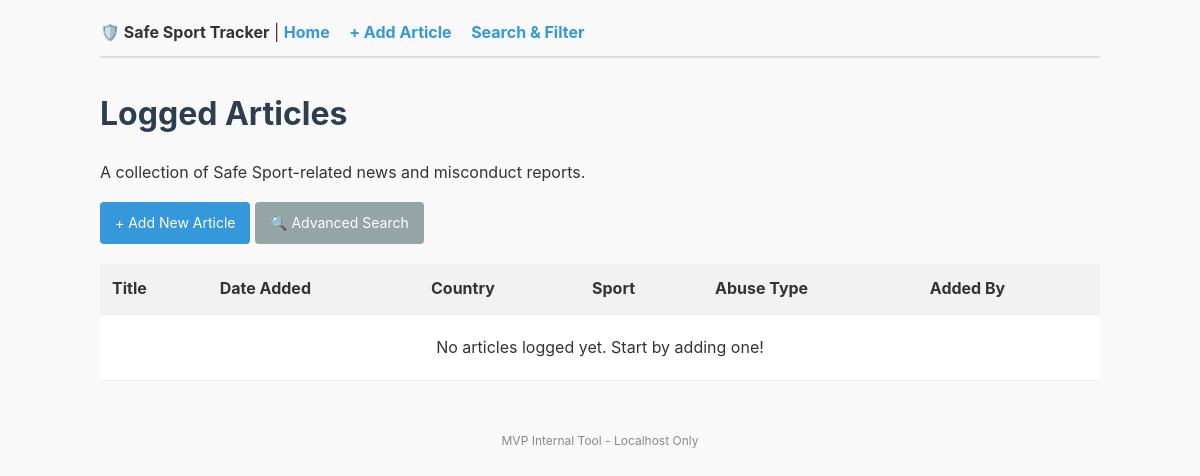
Before: / with the older database file.
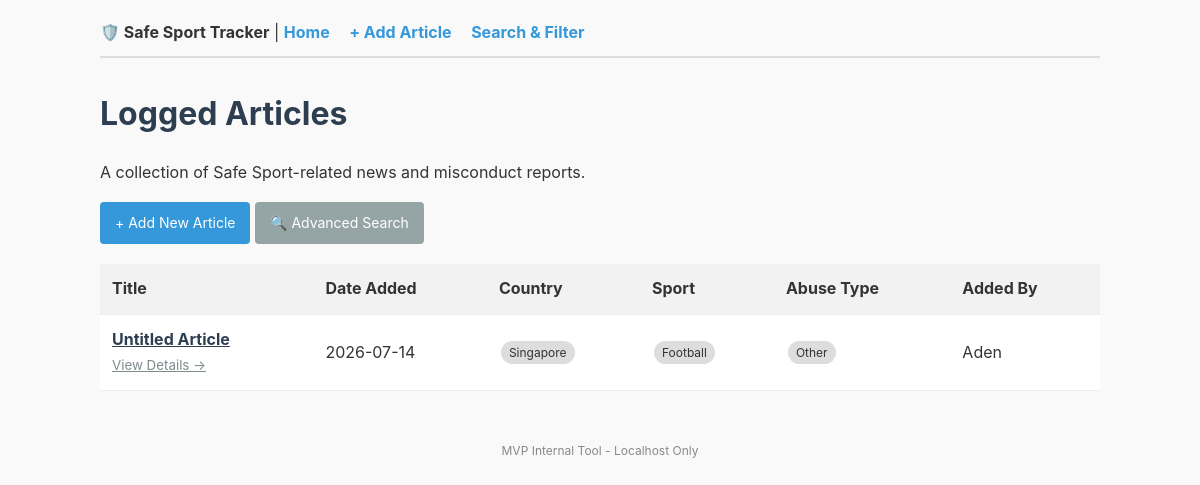
After: the same page with the newer database file.
### models.py (models this page shows)
class Article(Base):
    __tablename__ = "articles"
    id = Column(Integer, primary_key=True, index=True)
    url = Column(String, unique=True, nullable=False)
    title = Column(String)
    publish_date = Column(Date)
    added_by = Column(String)
    added_at = Column(DateTime(timezone=False), server_default=func.now())
    summary = Column(Text)
    status = Column(String, default="new")
    tags = relationship("Tag", secondary=article_tags, back_populates="articles")

class Tag(Base):
    __tablename__ = "tags"
    id = Column(Integer, primary_key=True, index=True)
    name = Column(String, nullable=False)
    category = Column(String, nullable=False)
    __table_args__ = (
        UniqueConstraint('name', 'category', name='_name_category_uc'),
    )
    articles = relationship("Article", secondary=article_tags, back_populates="tags")

### main.py (the view)
@app.get("/", response_class=HTMLResponse)
def home(request: Request, db: Session = Depends(get_db)):
    articles = db.query(models.Article).order_by(models.Article.added_at.desc()).all()
    return templates.TemplateResponse(request, "index.html", {"articles": articles}
    )

### templates/index.html
{% extends "base.html" %}
{% block content %}
    <h1>Logged Articles</h1>
    <p>A collection of Safe Sport-related news and misconduct reports.</p>
    <div style="margin-bottom: 20px;">
        <a href="/articles/new" class="btn btn-primary">+ Add New Article</a>
        <a href="/search" class="btn btn-secondary">🔍 Advanced Search</a>
    </div>
    <table>
        <thead>
            <tr>
                <th>Title</th>
                <th>Date Added</th>
                <th>Country</th>
                <th>Sport</th>
                <th>Abuse Type</th>
                <th>Added By</th>
            </tr>
        </thead>
        <tbody>
            {% for article in articles %}
            <tr>
                <td>
                    <a href="{{ article.url }}" target="_blank" style="font-weight: bold; color: #2c3e50;">
                        {{ article.title or "Untitled Article" }}
                    </a>
                    <br>
                    <small><a href="/articles/{{ article.id }}" style="color: #7f8c8d;">View Details →</a></small>
                </td>
                <td>{{ article.added_at.strftime('%Y-%m-%d') if article.added_at else 'N/A' }}</td>
                <td>
                    {% for tag in article.tags if tag.category == 'country' %}
                        <span class="tag-pill">{{ tag.name }}</span>
                    {% endfor %}
                </td>
                <td>
                    {% for tag in article.tags if tag.category == 'sport' %}
                        <span class="tag-pill">{{ tag.name }}</span>
                    {% endfor %}
                </td>
                <td>
                    {% for tag in article.tags if tag.category == 'abuse_type' %}
                        <span class="tag-pill">{{ tag.name }}</span>
                    {% endfor %}
                </td>
                <td>{{ article.added_by }}</td>
            </tr>
            {% else %}
            <tr>
                <td colspan="6" style="text-align: center; padding: 20px;">No articles logged yet. Start by adding one!</td>
            </tr>
            {% endfor %}
        </tbody>
    </table>
{% endblock %}

Changed rows visible on the page:
added Article: title "Untitled Article", added_at "2026-07-14", added_by "Aden"
now on this page (row unchanged): Tag: name "Singapore", shown under "Untitled Article"
now on this page (row unchanged): Tag: name "Football", shown under "Untitled Article"
now on this page (row unchanged): Tag: name "Other", shown under "Untitled Article"
Other visible differences:
text no longer shown: "No articles logged yet. Start by adding one!"
